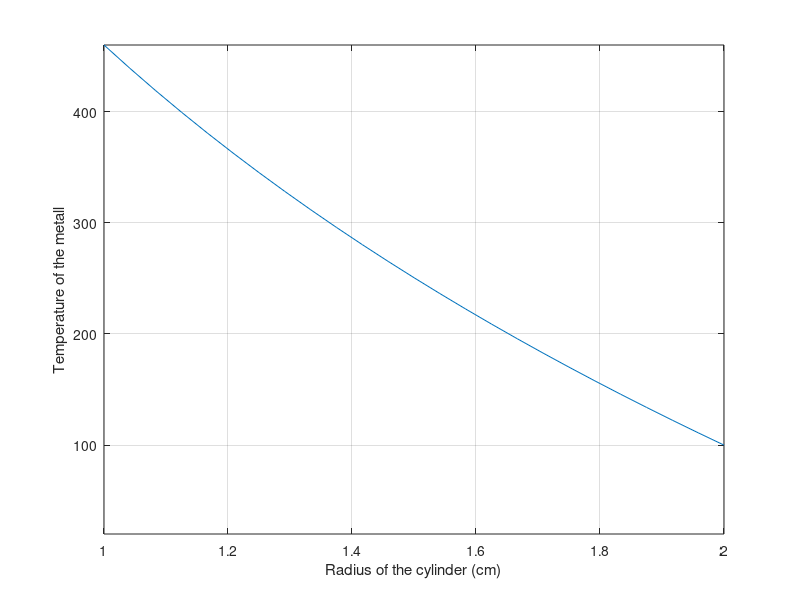

Source code (MATLAB):
rIn=1;      % The inner radius of the cylinder in centimeters
rOut=2;     % Outer radius of the cylinder in centimeters
uLiq=460;   % Temperature of the fluid
uAmb=20;    % Ambient temperature
n=25;       % N=25 (according to project description)
margin=0.1;   % Assumption: the difference between the temperature of two runs
rCount=0;   % Count loops
uInitLoop=0;
uOuter=100;

r=linspace(rIn, rOut, n);
h=(rOut-rIn)/n;  % Discretization according to the finite differential method

% Boundary conditions
col=zeros(n,1);
col(1,1)=uLiq;
col(n,1)=100;

% Matrix
mat=zeros(n,n);
mat(1,1)=1;
for i=2:n-1
    mat(i,i+1)=(r(i)/h^2)+1/(2*h); 
    mat(i,i)=-2*r(i)/h^2; 
    mat(i,i-1)=r(i)/h^2-1/(2*h);
end
mat(n,n)=1;

% Solve matrix
u=mat\col;
   
plot(r,u);
grid on;
axis([1 2 20 uLiq]);
xlabel('Radius of the cylinder (cm)');
ylabel('Temperature of the metall');

% Answer from part2
k1=3.3338;

% Temperature rise to 460
k2=(2*r(n)/h^2) * (1/(1+2*r(n)/h)) * (u(n-1)-u(n)) * (1/(u(n)-20));

% Sensitivity 
sens=(k2-k1)/(460-450);
